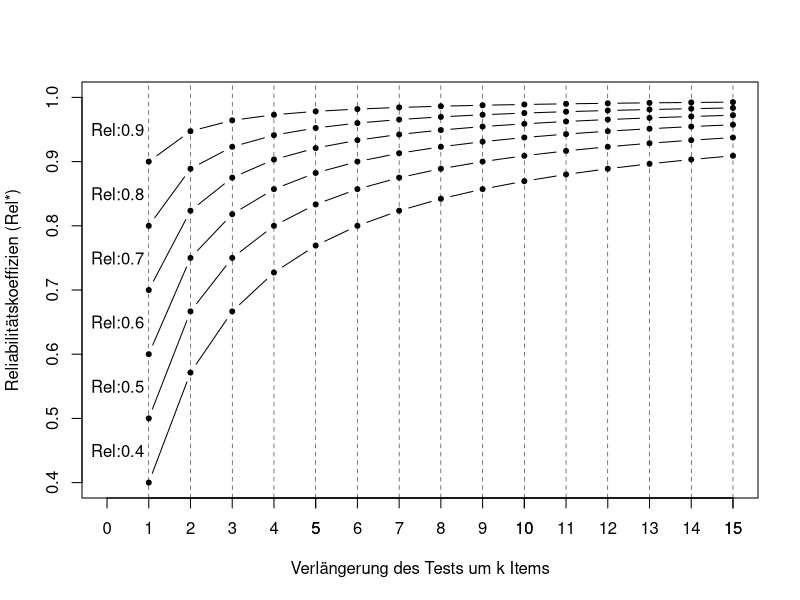
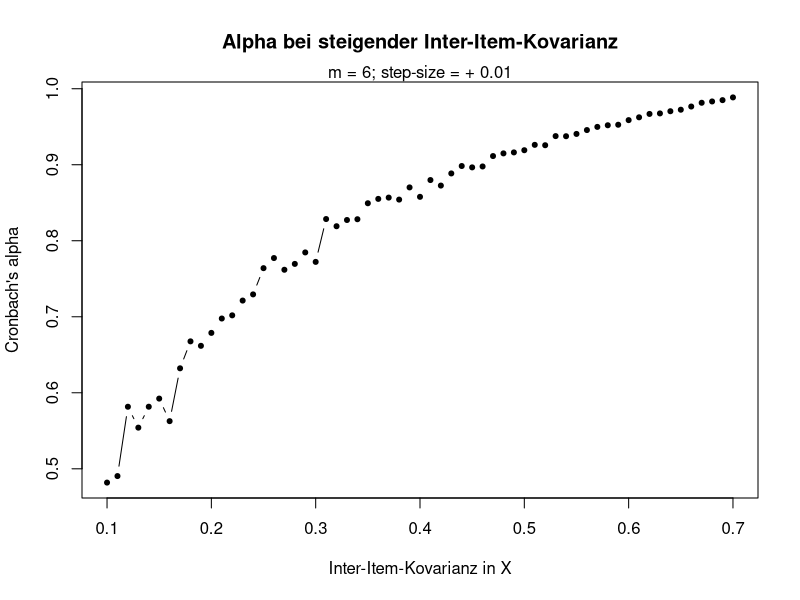
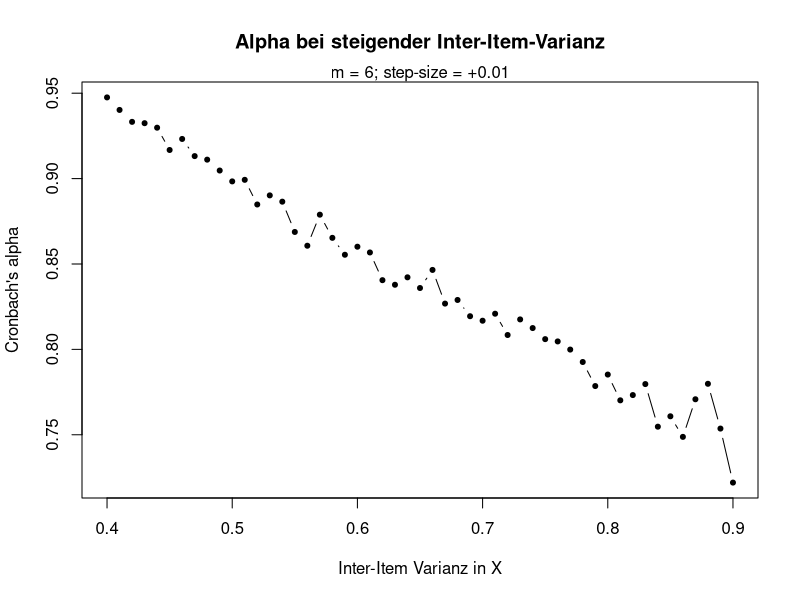

The R script that drew these images, in order:
## ---- chunk 1
knitr::opts_chunk$set(echo = TRUE)
## ---- chunk 2
set.seed(123)
## ---- chunk 3
# Tau-parallel
M <- 8
mu <- c(5,4,3,4,5,3,5,4)
# Kovarianzmatrix
Sigma <- matrix(
  c(.8, .5, .5, .5, .5, .5, .5, .5,
    .5, .8, .5, .5, .5, .5, .5, .5,
    .5, .5, .8, .5, .5, .5, .5, .5,
    .5, .5, .5, .8, .5, .5, .5, .5,
    .5, .5, .5, .5, .8, .5, .5, .5,
    .5, .5, .5, .5, .5, .8, .5, .5,
    .5, .5, .5, .5, .5, .5, .8, .5,
    .5, .5, .5, .5, .5, .5, .5, .8),
  M,M)
N <- 1e3
# Multivariate Half-Normal Distribution
X <- data.frame(abs(MASS::mvrnorm(N, mu, Sigma)))
## ---- chunk 4
even <- seq(1,8, by=2)
uneven <- seq(2,8, by=2)
rsx_even <- rowSums(X[,even])
rsx_uneven <- rowSums(X[,uneven])
# Halbtestreliabilität
(Rel_halb <- cor(rsx_even, rsx_uneven))
## ---- chunk 5
Rel_SBK <- function(X_p, X_q) {
  rs_p <- rowSums(X_p)
  rs_q <- rowSums(X_q)
  r <- cor(rs_p, rs_q)
  2 * r / (1+r)
}
## ---- chunk 6
set.seed(123)
N <- 1e3
X <- data.frame(MASS::mvrnorm(N, mu, Sigma))
even <- seq(1,8, by=2)
uneven <- seq(2,8, by=2)
X_p <- X[, even]
X_q <- X[, uneven]
Rel_SBK(X_p, X_q)
## ---- chunk 7
set.seed(123)
## ---- chunk 8
N <- 1e3
X <- data.frame(MASS::mvrnorm(N, mu, Sigma))
m <- length(X) ; seq <- seq(m)
rseq <- sample(seq, m, replace=FALSE)
X_p <- X[,rseq[1:4]]
X_q <- X[,rseq[5:8]]
rsx_p <- rowSums(X_p)
rsx_q <- rowSums(X_q)
(Rel_halb <- cor(rsx_p, rsx_q))
## ---- chunk 9
Rel_SBK(X_p, X_q)
## ---- chunk 10
set.seed(123)
## ---- chunk 11
# Essenziell Tau-Äquivalent
M <- 8
mu <- c(5,4,3,4,5,3,5,4)
# Kovarianzmatrix
Sigma <- matrix(
  c(1.8, .5, .5, .5, .5, .5, .5, .5,
    .5, 1.7, .5, .5, .5, .5, .5, .5,
    .5, .5, 1.8, .5, .5, .5, .5, .5,
    .5, .5, .5, 1.6, .5, .5, .5, .5,
    .5, .5, .5, .5, 1.6, .5, .5, .5,
    .5, .5, .5, .5, .5, 1.7, .5, .5,
    .5, .5, .5, .5, .5, .5, 1.8, .5,
    .5, .5, .5, .5, .5, .5, .5, 1.8),
  M,M)
N <- 1e3
# Multivariate Half-Normal Distribution
X <- data.frame(abs(MASS::mvrnorm(N, mu, Sigma)))
## ---- chunk 12
VCOV <- cov(X)
V_items <- diag(VCOV)
V_X <- sum(VCOV)
list("Gesamtvarianz" = round(V_X, 2),
     "Itemvarianz" = round(V_items,2))
## ---- chunk 13
alpha <- function(X) {
  VCOV <- cov(X) ; m <- length(X)
  V_x <- sum(VCOV) ; V_xi <- sum(diag(VCOV))
  m/(m-1) * (1-(V_xi/V_x))
}
## ---- chunk 14
set.seed(123)
N <- 1e3
X <- data.frame(MASS::mvrnorm(N, mu, Sigma))
alpha(X)
## ---- chunk 15
set.seed(123)
## ---- chunk 16
N <- 1e2
X <- data.frame(MASS::mvrnorm(N, mu, Sigma))
VCOV <- cov(X)
V_items <- diag(VCOV)
V_X <- sum(VCOV)
list("Gesamtvarianz" = round(V_X, 2),
     "Itemvarianz" = round(V_items,2))
## ---- chunk 17
alpha(X)
## ---- chunk 18
set.seed(123)
## ---- chunk 19
# Essenziell Tau-Äquivalent
M <- 6
mu <- c(5,4,3,4,5,3)
# Kovarianzmatrix
Sigma <- matrix(
  c(.8, .4, .4, .4, .4, .4,
    .4, .7, .4, .4, .4, .4,
    .4, .4, .8, .4, .4, .4,
    .4, .4, .4, .7, .4, .4,
    .4, .4, .4, .4, .8, .4,
    .4, .4, .4, .4, .4, .7),
  M,M)
N <- 1e3
# Multivariate Half-Normal Distribution
X <- data.frame(abs(MASS::mvrnorm(N, mu, Sigma)))
## ---- chunk 20
alpha(X)
## ---- chunk 21
calc_k <- function(Rel_ast, Rel) {
 (Rel_ast * (1-Rel)) / (Rel * (1 -Rel_ast))
}
Rel_ast <- 0.99 ; Rel <- 0.87
calc_k(Rel_ast, Rel)
## ---- chunk 22
calc_k(Rel_ast=0.9, Rel=0.45)
## ---- chunk 23
calc_Rel_ast <- function(k, Rel) {
  (k * Rel) / (1 + (k-1) * Rel)
}
ks <- 1:15
plot(c(0,15), c(0.4,1), type = "n",
     xlab="Verlängerung des Tests um k Items",
     ylab="Reliabilitätskoeffizien (Rel*)")
axis(1, at = ks)
rs <- seq(0.4, 0.9, by=0.1)
lapply(rs, function(r) points(ks, lapply(ks, function(k) calc_Rel_ast(k, r)), 
                              type = "b", pch=20))
text(0.25, rs + 0.05, paste0("Rel:", rs))
abline(v = ks, lty=2, lwd=.5)
## ---- chunk 24
# Essenziell Tau-Äquivalent
M <- 6
mu <- c(5,4,3,4,5,3)
# Kovarianzmatrix
Sigma <- matrix(
  c(.8, .1, .1, .1, .1, .1,
    .1, .7, .1, .1, .1, .1,
    .1, .1, .8, .1, .1, .1,
    .1, .1, .1, .7, .1, .1,
    .1, .1, .1, .1, .8, .1,
    .1, .1, .1, .1, .1, .7),
  M,M)
N <- 1e3
# Multivariate Half-Normal Distribution
X <- data.frame(abs(MASS::mvrnorm(N, mu, Sigma)))
## ---- chunk 25
sigmas <- seq(0.1, 0.7, by=0.01)
sim_alpha <- function(sigma){
  M <- 6
  mu <- c(5,4,3,4,5,3)
  Sigma <- matrix(rep(sigma, M^2), M)
  diag(Sigma) <- rep(c(.8,.7), 3)
  N <- 1e3
  X <- data.frame(abs(MASS::mvrnorm(N, mu, Sigma)))
  alpha(X)
}
alphas <- lapply(sigmas, sim_alpha)
plot(sigmas, alphas, xlab="Inter-Item-Kovarianz in X", ylab = "Cronbach's alpha",
     type="b", pch=20, main = "Alpha bei steigender Inter-Item-Kovarianz")
mtext("m = 6; step-size = + 0.01")
## ---- chunk 26
# Essenziell Tau-Äquivalent
M <- 6
mu <- c(5,4,3,4,5,3)
# Kovarianzmatrix
Sigma <- matrix(
  c(.2, .1, .1, .1, .1, .1,
    .1, .2, .1, .1, .1, .1,
    .1, .1, .2, .1, .1, .1,
    .1, .1, .1, .2, .1, .1,
    .1, .1, .1, .1, .2, .1,
    .1, .1, .1, .1, .1, .2),
  M,M)
N <- 1e3
# Multivariate Half-Normal Distribution
X <- data.frame(abs(MASS::mvrnorm(N, mu, Sigma)))
## ---- chunk 27
sim_alpha <- function(sigma_sq){
  M <- 6
  mu <- c(5,4,3,4,5,3)
  Sigma <- matrix(rep(0.3, M^2), M)
  diag(Sigma) <- rep(sigma_sq, M)
  N <- 1e3
  X <- data.frame(abs(MASS::mvrnorm(N, mu, Sigma)))
  alpha(X)
}
sigma_sqs <- seq(0.4, 0.9, by = 0.01)
alphas <- lapply(sigma_sqs, sim_alpha)
plot(sigma_sqs, alphas, xlab="Inter-Item Varianz in X", ylab = "Cronbach's alpha", type="b", pch=20, main = "Alpha bei steigender Inter-Item-Varianz")
mtext("m = 6; step-size = +0.01")
## ---- chunk 28
if(!requireNamespace("MASS", quietly = TRUE)) {
  msg <- "'MASS' is not installed, want to install it? Type 'yes' or 'no'."
  answer <- readline(prompt = message(msg))
  no_msg <- "Did not install the package `MASS`."
  switch(answer,
         yes = install.packages("MASS"),
         no = stop(no_msg, call. = FALSE),
         stop("Please answer 'yes' or 'no' (omitt quotes!)" ))
} else {
 message("`MASS is already installed!") ; Sys.sleep(1)
 message("Time to rock!\n(*weird guitar sound*)")
}
## ---- chunk 29
M <- 4
mu <- rep(5,M)
# Covariance Matrix
Sigma <- matrix(
  c(.8, .5, .5, .5,
    .5, .8, .5, .5,
    .5, .5, .8, .5,
    .5, .5, .5, .8),
  M,M)
N <- 1e5
X <- data.frame(MASS::mvrnorm(N, mu, Sigma))
# Spaltenmittelwerte (gerundet)
round(colMeans(X), digits = 1)
# Kovarianzmatrix
round(cov(X), digits = 1)
## ---- chunk 30
M <- 4
mu <- c(5,4,3,4)
# Kovarianzmatrix
Sigma <- matrix(
  c(.8, .5, .5, .5,
    .5, .8, .5, .5,
    .5, .5, .8, .5,
    .5, .5, .5, .8),
  M,M)
N <- 1e5
X <- data.frame(MASS::mvrnorm(N, mu, Sigma))
# Spaltenmittelwerte (gerundet)
round(colMeans(X), digits = 1)
# Kovarianzmatrix
round(cov(X), digits = 1)
## ---- chunk 31
M <- 4
mu <- rep(5,M)
# Kovarianzmatrix
Sigma <- matrix(
  c(.7, .5, .5, .5,
    .5, .8, .5, .5,
    .5, .5, .7, .5,
    .5, .5, .5, .6),
  M,M)
N <- 1e5
X <- data.frame(MASS::mvrnorm(N, mu, Sigma))
# Spaltenmittelwerte (gerundet)
round(colMeans(X), digits = 1)
# Kovarianzmatrix
round(cov(X), digits = 1)
## ---- chunk 32
M <- 4
mu <- c(5,4,3,4)
# Kovarianzmatrix
Sigma <- matrix(
  c(.7, .5, .5, .5,
    .5, .8, .5, .5,
    .5, .5, .7, .5,
    .5, .5, .5, .6),
  M,M)
N <- 1e5
X <- data.frame(MASS::mvrnorm(N, mu, Sigma))
# Spaltenmittelwerte (gerundet)
round(colMeans(X), digits = 1)
# Kovarianzmatrix
round(cov(X), digits = 1)
## ---- chunk 33
M <- 4
mu <- c(5,4,3,4)
# Kovarianzmatrix
Sigma <- matrix(
  c(.7, .5, .6, .7,
    .5, .8, .5, .6,
    .6, .5, .7, .5,
    .7, .6, .5, .8),
  M,M)
N <- 1e5
X <- data.frame(MASS::mvrnorm(N, mu, Sigma))
# Spaltenmittelwerte (gerundet)
round(colMeans(X), digits = 1)
# Kovarianzmatrix
round(cov(X), digits = 1)
